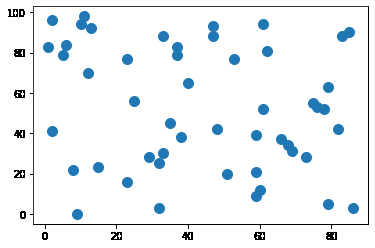
#> input picture _images/0495b370c8e79360e00c742a2146c57ce525c5fa4a5d11dac7eeea3f97385f77.png, 375 x 248 px, given in place of apple.jpg, which was not available
$ jupyter execute A_chapter14.ipynb   (text cells are left out)
#> lines starting #> are read from the running program, lines starting #| are printed output that depends on the picture; pictures that were not available may be replaced by others from this repository, and a replacement may not be noted
[cell 1]
import matplotlib.pyplot as plt
import numpy as np
from google.colab.patches import cv2_imshow

import cv2
print(cv2.__version__) #computer vision 버젼 확인

[cell 2]
img = cv2.imread('apple.jpg', cv2.IMREAD_COLOR)
#> img is the input picture: shape (248, 375, 3); mean B, G, R 246.6, 243.6, 239.2
print('type(img): ', type(img))
#| type(img):  <class 'numpy.ndarray'>
print(img)
#> (printed output is left out)

[cell 3]
plt.imshow(img)
plt.show()

[cell 4]
imgRGB = cv2.cvtColor(img, cv2.COLOR_BGR2RGB)
plt.axis('off')
plt.imshow(imgRGB)
plt.show()

[cell 5]
img = cv2.imread('night.jpg', cv2.IMREAD_COLOR)
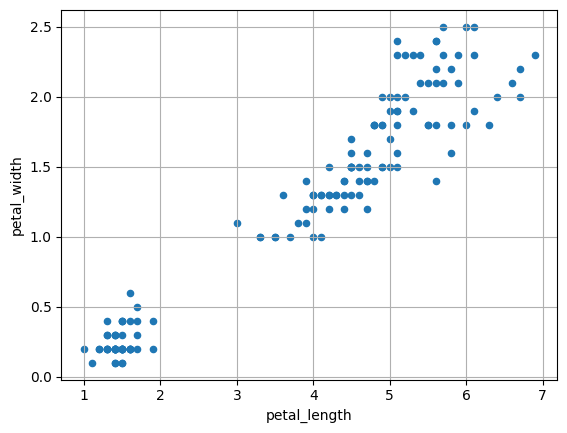
#> input picture _images/0bae41dd54416bfebb2da2a020881c6f2cd6d832e4ab611698c2781726e54a57.png, 567 x 433 px, given in place of night.jpg, which was not available
#> img is the input picture: shape (433, 567, 3); mean B, G, R 248.5, 247.4, 245.8
plt.axis('off')
plt.imshow(img)
plt.show()

[cell 6]
plt.figure(figsize=(7,5))
plt.hist(img.ravel(), bins=32)
plt.xlim([0,256])
plt.show()
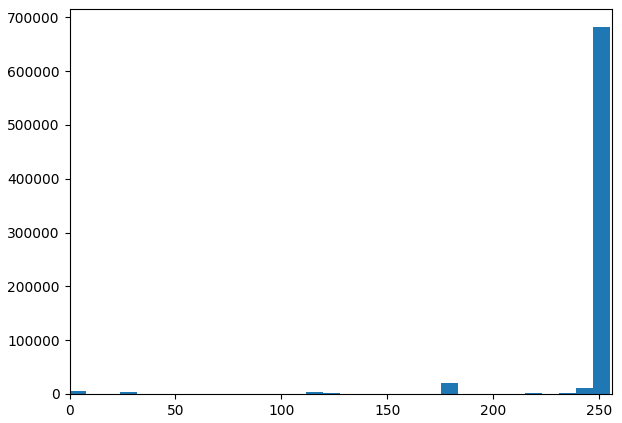
#> figure drawn by matplotlib, 1 panel; tallest bar 681227 high, from x = 247 to 255

[cell 7]
b, g, r = cv2.split(img)
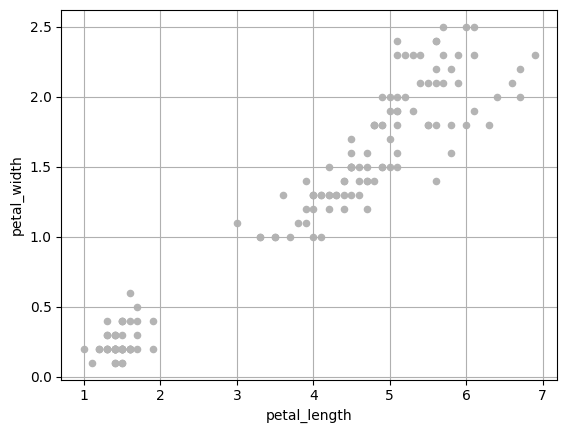
#> b: shape (433, 567); min 0, max 255, mean 248.5
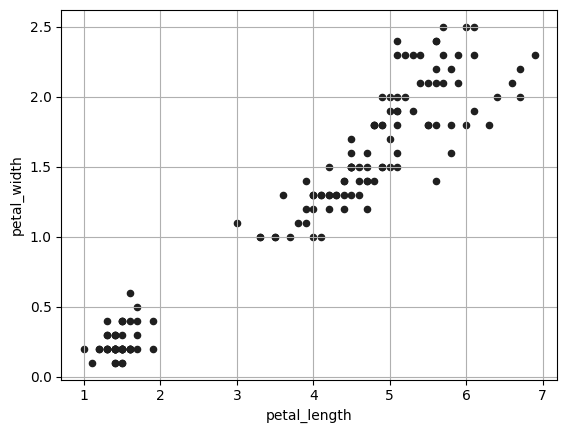
#> r: shape (433, 567); min 0, max 255, mean 245.8
b1 = cv2.equalizeHist(b)
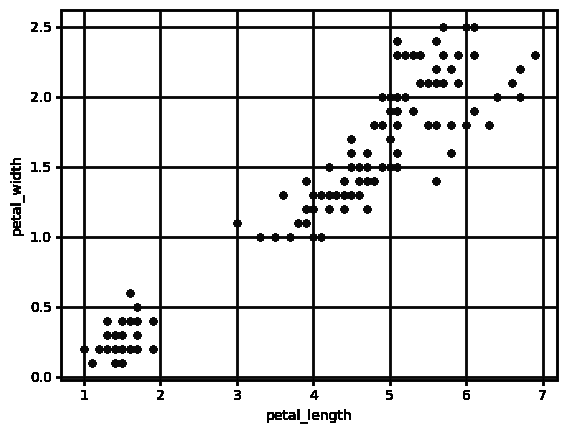
#> b1: shape (433, 567); min 0, max 255, mean 227.1
g1 = cv2.equalizeHist(g)
r1 = cv2.equalizeHist(r)
img_eq = cv2.merge((b1,g1,r1)) #변형된 각각 채널을 합침

plt.axis('off')
plt.imshow(img_eq)
plt.show()
#cv2_imshow(img_eq)

[cell 8]
plt.figure(figsize=(7,5))
plt.hist(img_eq.ravel(), bins=32)
plt.xlim([0,256])
plt.show()
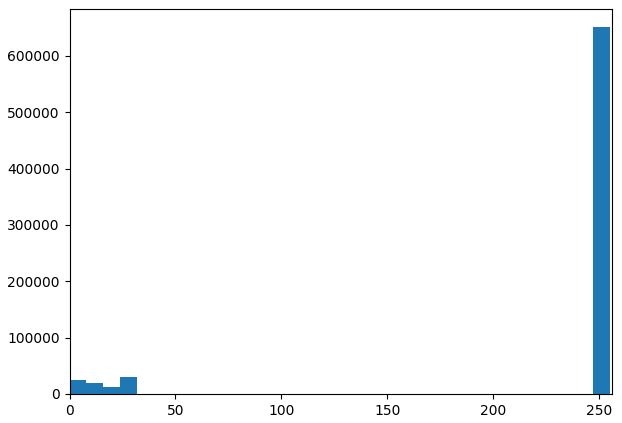
#> figure drawn by matplotlib, 1 panel; tallest bar 650613 high, from x = 247 to 255

[cell 9]
hog = cv2.HOGDescriptor()
hog.setSVMDetector(cv2.HOGDescriptor_getDefaultPeopleDetector())

[cell 10]
from IPython.display import clear_output

cap = cv2.VideoCapture('walking.avi')

while True:
    ret, frame = cap.read()
    if not ret:
        break
    detected, _ = hog.detectMultiScale(frame) # 매 프레임마다 보행자 검출
#> detected = ()

    # 검출 결과 화면 표시
    # 사각형 시작좌표 x,y, 종료좌표 w,h, 사각형색깔(127,0,0) , 사각형 두께 2
    for (x, y, w, h) in detected:
        cv2.rectangle(frame, (x, y, w, h), (127, 0, 0), 2)
#> this loop made 0 passes

    clear_output(wait=True)
    cv2_imshow(frame)
    # if cv2.waitKey(10) == 27:
    #     break
